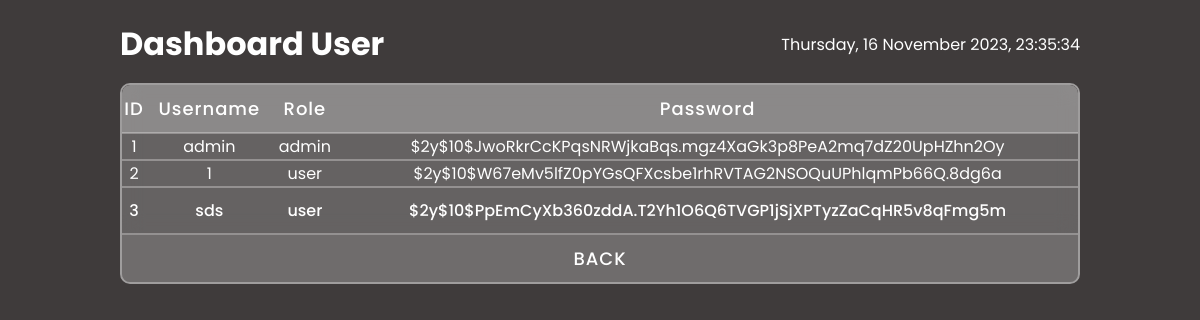
The app's page /halaman/user.php with its own data.
### tables this page shows
CREATE TABLE `users` (
  `id` int(11) NOT NULL,
  `role` text NOT NULL,
  `username` text NOT NULL,
  `password` text NOT NULL
);

### halaman/user.php (the view, shortened to what this page needs)
<?php
  require "../aksi/koneksi.php";
?>
<!DOCTYPE html>
<html lang="en">
<head>
  <link rel="stylesheet" href="../css/test.css">
  <link rel="stylesheet" href="https://unicons.iconscout.com/release/v4.0.0/css/line.css" />
</head>
<body>
  <div class="bg">
    <div class="container">
      <div class="head">
        <div class="title">
        <h2>Dashboard User</h2>
        <p><?php date_default_timezone_set("Asia/Makassar"); echo date("l, d F Y, H:i:s") ?></p>
      </div>
      </div>
      <div class="table-box">
        <table>
          <tr>
            <td class="">ID</td>
            <td class="">Username</td>
            <td class="">Role</td>
            <td class="">Password</td>
          </tr>
          <?php
          $query = mysqli_query($koneksi, "SELECT * FROM users");
          while ($row = mysqli_fetch_assoc($query)) {
            echo "<tr>";
            echo "<td>$row[id]</td>";
            echo "<td>$row[username]</td>";
            echo "<td>$row[role]</td>";
            echo "<td>$row[password]</td>";
            echo "</tr>";
          }
          ?>
        </table>
        <div class="tombol">
          <a href="test.php">BACK</a>
        </div>
      </div>
    </div>
  </div>
</body>
</html>

### css/test.css (style rules this page uses)
* { padding: 0; margin: 0; box-sizing: border-box; font-family: 'Poppins', sans-serif; scroll-behavior: smooth; }
body { display: flex; justify-content:center; align-items: center; color: #ffffff; }
.bg { width: 100%; min-height: 100vh; display: flex; justify-content: center; background-color: rgb(63, 59, 59); }
.container { width: 80%; height: auto; padding: 20px 0; }
.title { display: flex; align-items: center; justify-content: space-between; }
.title h2 { font-size: 32px; text-align: left; }
.table-box { margin-top: 15px; border: 2px solid rgba(255, 255, 255, 0.5); overflow: auto; border-radius: 10px; }
table { width: 100%; border-collapse: collapse; background: rgba(255, 255, 255, 0.2); backdrop-filter: blur(10px); }
table tr td { border-bottom: 2px solid rgba(255, 255, 255, 0.3); text-align: center; height: fit-content; }
table tr:first-child td, table tr:last-child td { padding: 10px 0; font-weight: 500; }
table tr:first-child td { font-size: 18px; letter-spacing: 1px; background: rgba(255, 255, 255, 0.25); }
.tombol { padding: 10px 0; font-weight: 500; font-size: 18px; text-align: center; letter-spacing: 1px; background: rgba(255, 255, 255, 0.25); transition: all 0.5s; }
.tombol a { color: #ffffff; text-decoration: none; }

### records on screen
users: id "1", username "admin", role "admin", password "$2y$10$JwoRkrCcKPqsNRWjkaBqs.mgz4XaGk3p8PeA2mq7dZ20UpHZhn2Oy"
users: id "2", username "1", role "user", password "$2y$10$W67eMv5lfZ0pYGsQFXcsbe1rhRVTAG2NSOQuUPhlqmPb66Q.8dg6a"
users: id "3", username "sds", role "user", password "$2y$10$PpEmCyXb360zddA.T2Yh1O6Q6TVGP1jSjXPTyzZaCqHR5v8qFmg5m"
